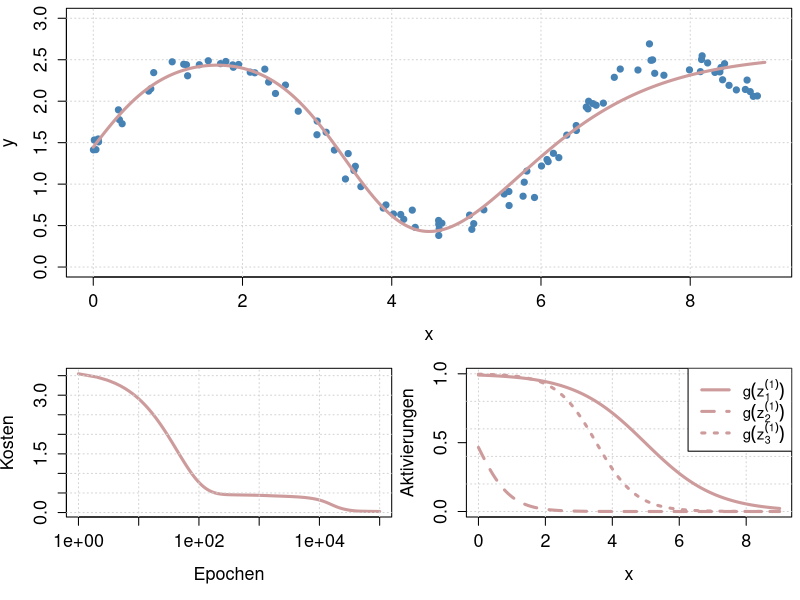

Write the R code that produced this figure.
# *****************************************************
# ------------- ANN EINFACHE REGRESSION ---------------
#
# Fachhochschule Nordwestschweiz
# Riggenbachstrasse 16
# 4600 Olten
#
# Autor: Martin Sterchi
# Beschreibung: BASE R Implementierung eines einfachen ANNs
#
# *****************************************************
# 1. Hyperparameter definieren ------------------------

# Anzahl Epochen
epochs <- 100000

# Lernrate GD (alpha)
learning_rate <- 0.01


# *****************************************************
# 2. Daten generieren ---------------------------------

# 100 zufällige Trainingsdatenpunkte generieren
set.seed(42)
n <- 100
x <- runif(n, 0, 9)
y <- sin(x) + 1.5 + rnorm(n, 0, 0.1)

# Input-Daten Matrix
X <- rbind(1, x)


# *****************************************************
# 3. Funktionen definieren ----------------------------

# Sigmoid Aktivierung
sigmoid <- function(z) {1 / (1 + exp(-z))}

# Forward-Pass
forward <- function(X, W1, w2) {
  Z  <- W1 %*% X
  A  <- sigmoid(Z)
  A1 <- rbind(1, A)
  t  <- w2 %*% A1
  list(Aktivierung = A, Aktivierung1 = A1, Output = t)
}

# Gradienten erster und zweiter Layer
gradient_first_layer <- function(n, w2, y, t, A, X) {
  -1/n * ((w2[2:length(w2)] %*% (y - t) * A * (1 - A)) %*% t(X))
}

gradient_second_layer <- function(n, y, t, A1) {
  -1/n * (y - t) %*% t(A1)
}


# *****************************************************
# 4. Backpropagation ----------------------------------

# Gewichte zufällig initialisieren
W1 <- matrix(rnorm(6), nrow = 3)
w2 <- rnorm(4)

# Leeren Vektor für Kostenwerte (Loss) initialisieren
loss <- vector("double", epochs)

# Iteration über Epochen
for (i in 1:epochs) {
  # Forward-Pass
  out <- forward(X, W1, w2)
  # Aktuelle Kosten
  loss[i] <- mean((out$Output - y)^2)
  # Backward-Pass
  g1 <- gradient_first_layer(n, w2, y, out$Output, out$Aktivierung, X)
  g2 <- gradient_second_layer(n, y, out$Output, out$Aktivierung1)
  # Gradient Descent Schritte
  W1 <- W1 - learning_rate * g1
  w2 <- w2 - learning_rate * g2
}


# *****************************************************
# 5. Visualisierung -----------------------------------

# Plot Layout
layout(mat = matrix(c(1, 1, 2, 3), nrow = 2, ncol = 2, byrow = TRUE),
       widths  = c(2, 2),
       heights = c(6, 4))

# Sequenz für Plots
x_seq  <- seq(0, 9, 0.01)
X_plot <- rbind(1, x_seq)

# ---- Plot 1: Daten & Modell ----
par(mar = c(5, 4, 0.5, 0.5))
plot(0, 0, type = "n", xlab = "x", ylab = "y",
     xlim = c(0, 9), ylim = c(0, 3),
     cex.axis = 1.3, cex.lab = 1.3)
grid()
points(x, y, col = "steelblue", pch = 20, cex = 1.5)
lines(x_seq, forward(X_plot, W1, w2)$Output, col = "rosybrown3", lwd = 3)

# ---- Plot 2: Kosten pro Epoche ----
plot(seq(1, epochs, 1), loss, type = "l", col = "rosybrown3", lwd = 3,
     xlab = "Epochen", ylab = "Kosten",
     log = "x", cex.axis = 1.3, cex.lab = 1.3)
grid()

# ---- Plot 3: Aktivierungen ----
act <- sigmoid(W1 %*% X_plot)
plot(0, 0, type = "n", yaxt = "n", xlab = "x", ylab = "Aktivierungen",
     xlim = c(0, 9), ylim = c(0, 1), cex.axis = 1.3, cex.lab = 1.3)
grid()
lines(x_seq, act[1, ], col = "rosybrown3", lwd = 3, lty = 1)
lines(x_seq, act[2, ], col = "rosybrown3",       lwd = 3, lty = 2)
lines(x_seq, act[3, ], col = "rosybrown3",       lwd = 3, lty = 3)
axis(2, at = seq(0, 1, 0.5), lwd = 0, lwd.ticks = 1, cex.axis = 1.3)
legend(x = "topright",
       legend = c(expression(g(z[1]^{(1)})),
                  expression(g(z[2]^{(1)})),
                  expression(g(z[3]^{(1)}))),
       lty = c(1, 2, 3),
       col = c("rosybrown3", "rosybrown3", "rosybrown3"),
       lwd = 3, cex = 1.1)
